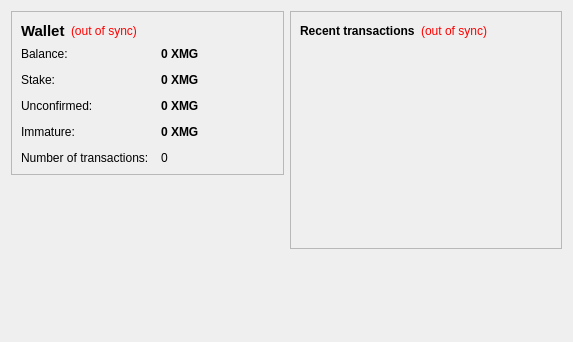
<?xml version="1.0" encoding="UTF-8"?>
<ui version="4.0">
 <class>OverviewPage</class>
 <widget class="QWidget" name="OverviewPage">
  <property name="geometry">
   <rect>
    <x>0</x>
    <y>0</y>
    <width>573</width>
    <height>342</height>
   </rect>
  </property>
  <property name="windowTitle">
   <string>Form</string>
  </property>
  <layout class="QHBoxLayout" name="horizontalLayout" stretch="1,1">
   <item>
    <layout class="QVBoxLayout" name="verticalLayout_2">
     <item>
      <widget class="QFrame" name="frame">
       <property name="frameShape">
        <enum>QFrame::StyledPanel</enum>
       </property>
       <property name="frameShadow">
        <enum>QFrame::Raised</enum>
       </property>
       <layout class="QVBoxLayout" name="verticalLayout_4">
        <item>
         <layout class="QHBoxLayout" name="horizontalLayout_4">
          <item>
           <widget class="QLabel" name="label_5">
            <property name="font">
             <font>
              <pointsize>11</pointsize>
              <weight>75</weight>
              <bold>true</bold>
             </font>
            </property>
            <property name="text">
             <string>Wallet</string>
            </property>
           </widget>
          </item>
          <item>
           <widget class="QLabel" name="labelWalletStatus">
            <property name="toolTip">
             <string>The displayed information may be out of date. Your wallet automatically synchronizes with the Magi network after a connection is established, but this process has not completed yet.</string>
            </property>
            <property name="styleSheet">
             <string notr="true">QLabel { color: red; }</string>
            </property>
            <property name="text">
             <string notr="true">(out of sync)</string>
            </property>
            <property name="alignment">
             <set>Qt::AlignLeading|Qt::AlignLeft|Qt::AlignVCenter</set>
            </property>
           </widget>
          </item>
          <item>
           <spacer name="horizontalSpacer_2">
            <property name="orientation">
             <enum>Qt::Horizontal</enum>
            </property>
            <property name="sizeHint" stdset="0">
             <size>
              <width>40</width>
              <height>20</height>
             </size>
            </property>
           </spacer>
          </item>
         </layout>
        </item>
        <item>
         <layout class="QFormLayout" name="formLayout_2">
          <property name="fieldGrowthPolicy">
           <enum>QFormLayout::AllNonFixedFieldsGrow</enum>
          </property>
          <property name="horizontalSpacing">
           <number>12</number>
          </property>
          <property name="verticalSpacing">
           <number>12</number>
          </property>
          <item row="0" column="0">
           <widget class="QLabel" name="label">
            <property name="text">
             <string>Balance:</string>
            </property>
           </widget>
          </item>
          <item row="0" column="1">
           <widget class="QLabel" name="labelBalance">
            <property name="font">
             <font>
              <weight>75</weight>
              <bold>true</bold>
             </font>
            </property>
            <property name="cursor">
             <cursorShape>IBeamCursor</cursorShape>
            </property>
            <property name="toolTip">
             <string>Your current balance</string>
            </property>
            <property name="text">
             <string notr="true">0 XMG</string>
            </property>
            <property name="textInteractionFlags">
             <set>Qt::LinksAccessibleByMouse|Qt::TextSelectableByKeyboard|Qt::TextSelectableByMouse</set>
            </property>
           </widget>
          </item>
          <item row="1" column="0">
           <widget class="QLabel" name="label_6">
            <property name="text">
             <string>Stake:</string>
            </property>
           </widget>
          </item>
          <item row="1" column="1">
           <widget class="QLabel" name="labelStake">
            <property name="font">
             <font>
              <weight>75</weight>
              <bold>true</bold>
             </font>
            </property>
            <property name="cursor">
             <cursorShape>IBeamCursor</cursorShape>
            </property>
            <property name="toolTip">
             <string>Total of coins that was staked, and do not yet count toward the current balance</string>
            </property>
            <property name="text">
             <string notr="true">0 XMG</string>
            </property>
            <property name="textInteractionFlags">
             <set>Qt::LinksAccessibleByMouse|Qt::TextSelectableByKeyboard|Qt::TextSelectableByMouse</set>
            </property>
           </widget>
          </item>
          <item row="2" column="0">
           <widget class="QLabel" name="label_3">
            <property name="text">
             <string>Unconfirmed:</string>
            </property>
           </widget>
          </item>
          <item row="2" column="1">
           <widget class="QLabel" name="labelUnconfirmed">
            <property name="font">
             <font>
              <weight>75</weight>
              <bold>true</bold>
             </font>
            </property>
            <property name="cursor">
             <cursorShape>IBeamCursor</cursorShape>
            </property>
            <property name="toolTip">
             <string>Total of transactions that have yet to be confirmed, and do not yet count toward the current balance</string>
            </property>
            <property name="text">
             <string notr="true">0 XMG</string>
            </property>
            <property name="textInteractionFlags">
             <set>Qt::LinksAccessibleByMouse|Qt::TextSelectableByKeyboard|Qt::TextSelectableByMouse</set>
            </property>
           </widget>
          </item>
          <item row="3" column="0">
           <widget class="QLabel" name="labelImmatureText">
            <property name="text">
             <string>Immature:</string>
            </property>
           </widget>
          </item>
          <item row="3" column="1">
           <widget class="QLabel" name="labelImmature">
            <property name="font">
             <font>
              <weight>75</weight>
              <bold>true</bold>
             </font>
            </property>
            <property name="toolTip">
             <string>Mined balance that has not yet matured</string>
            </property>
            <property name="text">
             <string notr="true">0 XMG</string>
            </property>
            <property name="textInteractionFlags">
             <set>Qt::LinksAccessibleByMouse|Qt::TextSelectableByKeyboard|Qt::TextSelectableByMouse</set>
            </property>
           </widget>
          </item>
          <item row="4" column="0">
           <widget class="QLabel" name="label_2">
            <property name="text">
             <string>Number of transactions:</string>
            </property>
           </widget>
          </item>
          <item row="4" column="1">
           <widget class="QLabel" name="labelNumTransactions">
            <property name="toolTip">
             <string>Total number of transactions in wallet</string>
            </property>
            <property name="text">
             <string notr="true">0</string>
            </property>
           </widget>
          </item>
         </layout>
        </item>
       </layout>
      </widget>
     </item>
     <item>
      <spacer name="verticalSpacer">
       <property name="orientation">
        <enum>Qt::Vertical</enum>
       </property>
       <property name="sizeHint" stdset="0">
        <size>
         <width>20</width>
         <height>40</height>
        </size>
       </property>
      </spacer>
     </item>
     <item>
      <widget class="QLabel" name="label_6">
       <property name="text">
        <string/>
       </property>
       <property name="pixmap">
        <pixmap resource="../bitcoin.qrc">:/images/backg</pixmap>
       </property>
       <property name="scaledContents">
        <bool>false</bool>
       </property>
       <property name="alignment">
        <set>Qt::AlignCenter</set>
       </property>
       <property name="margin">
        <number>-2</number>
       </property>
      </widget>
     </item>
    </layout>
   </item>
   <item>
    <layout class="QVBoxLayout" name="verticalLayout_3">
     <item>
      <widget class="QFrame" name="frame_2">
       <property name="frameShape">
        <enum>QFrame::StyledPanel</enum>
       </property>
       <property name="frameShadow">
        <enum>QFrame::Raised</enum>
       </property>
       <layout class="QVBoxLayout" name="verticalLayout">
        <item>
         <layout class="QHBoxLayout" name="horizontalLayout_2">
          <item>
           <widget class="QLabel" name="label_4">
            <property name="text">
             <string>&lt;b&gt;Recent transactions&lt;/b&gt;</string>
            </property>
           </widget>
          </item>
          <item>
           <widget class="QLabel" name="labelTransactionsStatus">
            <property name="toolTip">
             <string>The displayed information may be out of date. Your wallet automatically synchronizes with the Magi network after a connection is established, but this process has not completed yet.</string>
            </property>
            <property name="styleSheet">
             <string notr="true">QLabel { color: red; }</string>
            </property>
            <property name="text">
             <string notr="true">(out of sync)</string>
            </property>
            <property name="alignment">
             <set>Qt::AlignRight|Qt::AlignTrailing|Qt::AlignVCenter</set>
            </property>
           </widget>
          </item>
          <item>
           <spacer name="horizontalSpacer">
            <property name="orientation">
             <enum>Qt::Horizontal</enum>
            </property>
            <property name="sizeHint" stdset="0">
             <size>
              <width>40</width>
              <height>20</height>
             </size>
            </property>
           </spacer>
          </item>
         </layout>
        </item>
        <item>
         <widget class="QListView" name="listTransactions">
          <property name="styleSheet">
           <string notr="true">QListView { background: transparent; }</string>
          </property>
          <property name="frameShape">
           <enum>QFrame::NoFrame</enum>
          </property>
          <property name="verticalScrollBarPolicy">
           <enum>Qt::ScrollBarAlwaysOff</enum>
          </property>
          <property name="horizontalScrollBarPolicy">
           <enum>Qt::ScrollBarAlwaysOff</enum>
          </property>
          <property name="selectionMode">
           <enum>QAbstractItemView::NoSelection</enum>
          </property>
         </widget>
        </item>
       </layout>
      </widget>
     </item>
     <item>
      <spacer name="verticalSpacer_2">
       <property name="orientation">
        <enum>Qt::Vertical</enum>
       </property>
       <property name="sizeHint" stdset="0">
        <size>
         <width>20</width>
         <height>40</height>
        </size>
       </property>
      </spacer>
     </item>
    </layout>
   </item>
  </layout>
 </widget>
 <resources/>
 <connections/>
</ui>
